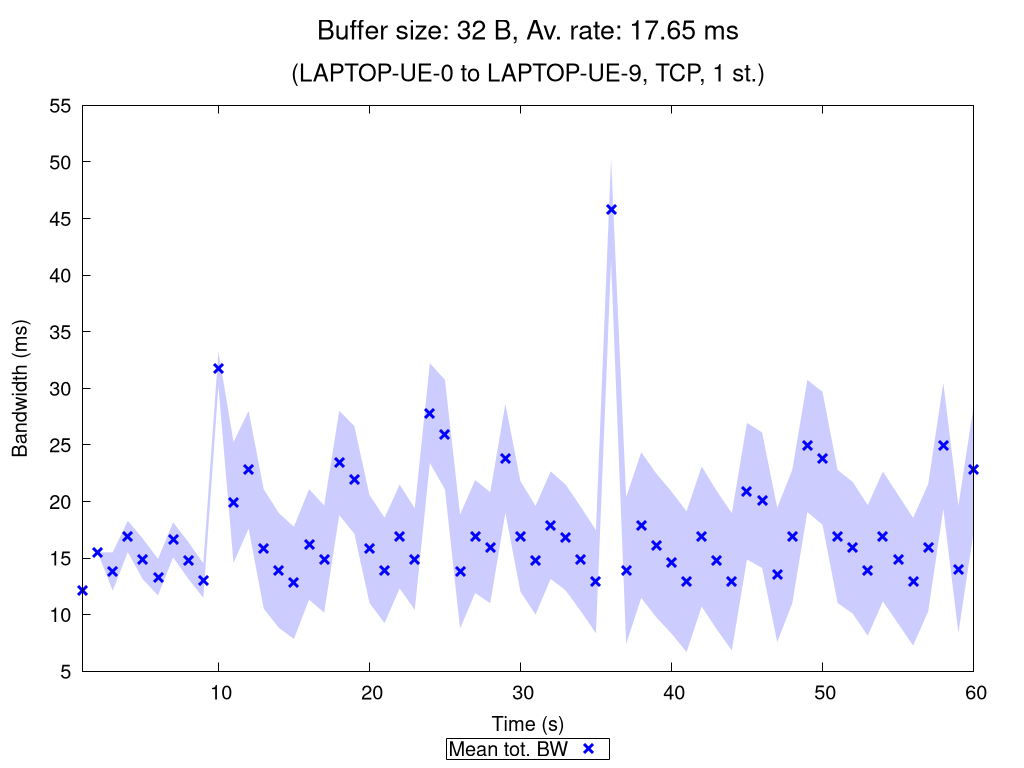

The gnuplot source for this figure:
set terminal pngcairo nocrop enhanced size 1024,768 font "Verdana,15"
set output "TCP_1_st_2020_11_05_16-29-28_one2two_00032B.png"

set title "{/=20 Buffer size: 32 B, Av. rate: 17.65 ms}\n\n{/=18 (LAPTOP-UE-0 to LAPTOP-UE-9, TCP, 1 st.)}"

set xlabel "Time (s)"
set ylabel "Bandwidth (ms)"
set ytics nomirror
set key bmargin center horizontal box samplen 1 width -1
set bmargin 4.6
set rmargin 4.5

rf = 1.0  # rate factor
set style fill transparent solid 0.2 noborder
set autoscale xfix
plot "TCP_1_st_2020_11_05_16-29-28_one2two_00032B_iperf_processed.dat" using 1:($2/rf-$3/rf):($2/rf+$3/rf) with filledcurves lc rgb "blue" notitle, \
     "" using 1:($2/rf) with points pt 2 ps 1.5 lw 3 lc rgb "blue" title "Mean tot. BW", \
